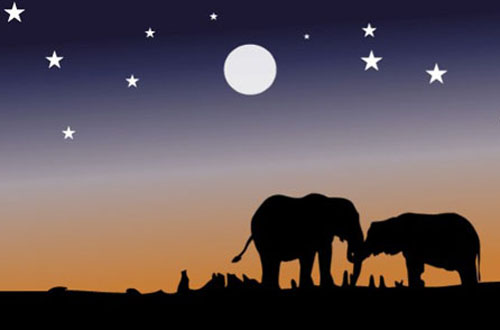
#> input picture elephant.jpg, 500 x 330 px
$ jupyter execute Image_segmentation.ipynb
#> lines starting #> are read from the running program, lines starting #| are printed output that depends on the picture
## Image Segmentation Using K-means

[cell 1]
import matplotlib.pyplot as plt
import numpy as np
import cv2

[cell 2]
im =  cv2.imread('elephant.jpg') #Reads an image into BGR Format
#> im is the input picture: shape (330, 500, 3); mean B, G, R 85.4, 81.1, 93.9

im = cv2.cvtColor(im,cv2.COLOR_BGR2RGB)
original_shape = im.shape
#> original_shape = (330, 500, 3)
print(im.shape)
#| (330, 500, 3)

[cell 3]
plt.imshow(im) # as RGB Format
plt.show()

[cell 4]
# Flatten Each channel of the Image
all_pixels  = im.reshape((-1,3))
print(all_pixels.shape)
#| (165000, 3)

[cell 5]
from sklearn.cluster import KMeans #importing kmeans from sklearn(clustering)

[cell 6]
dominant_colors = 4
km = KMeans(n_clusters=dominant_colors)#here I am using 4 colors and clusters
km.fit(all_pixels)# here I am trying to find 4 dominant colors and trying to cluster all the color into 4 types of colors
#each pixel will be alloted one color

[cell 7]
centers = km.cluster_centers_ #these are the rgb values of the colors
centers = np.array(centers,dtype='uint8')

[cell 8]
print(centers)# these are the rgb values for each colors row-wise

### Plot what all colors are these

[cell 9]
i = 1

plt.figure(0,figsize=(8,2))


colors = []

for each_col in centers:
    plt.subplot(1,4,i)
    plt.axis("off")
    i+=1

    colors.append(each_col)

    #Color Switch
    a = np.zeros((100,100,3),dtype='uint8')
    a[:,:,:] = each_col
    plt.imshow(a)

plt.show()
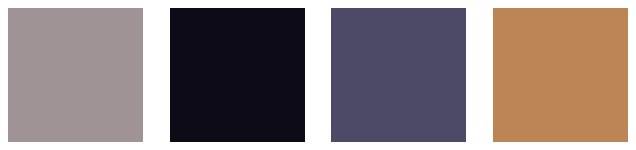
#> figure drawn by matplotlib, 4 panels


$ run again, with img.jpg copied over elephant.jpg
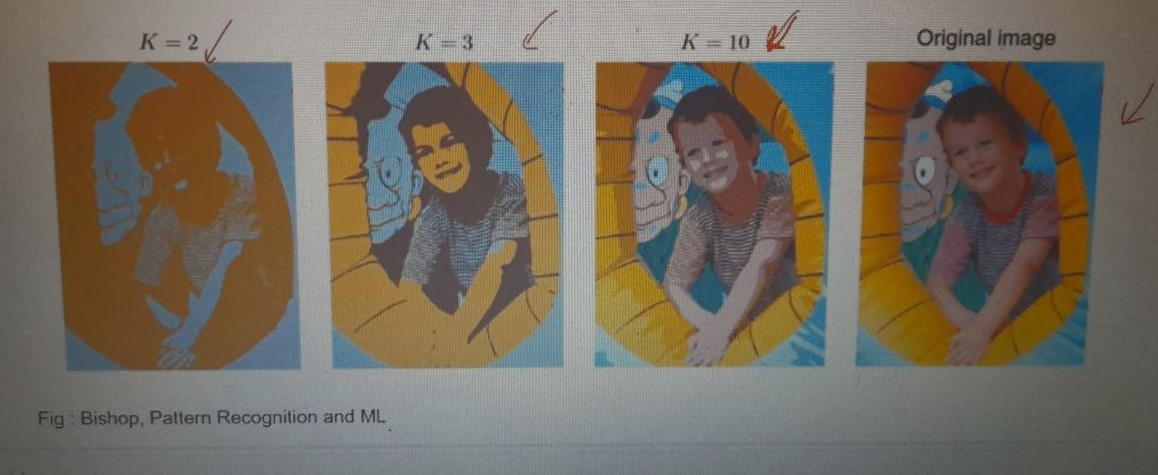
#> input picture img.jpg, 1158 x 475 px
#> im is the input picture: shape (475, 1158, 3); mean B, G, R 96.9, 108.8, 116
#| (475, 1158, 3)
#| (550050, 3)
#> `plt.show()`:
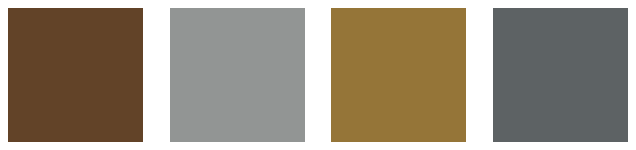
#> figure drawn by matplotlib, 4 panels
